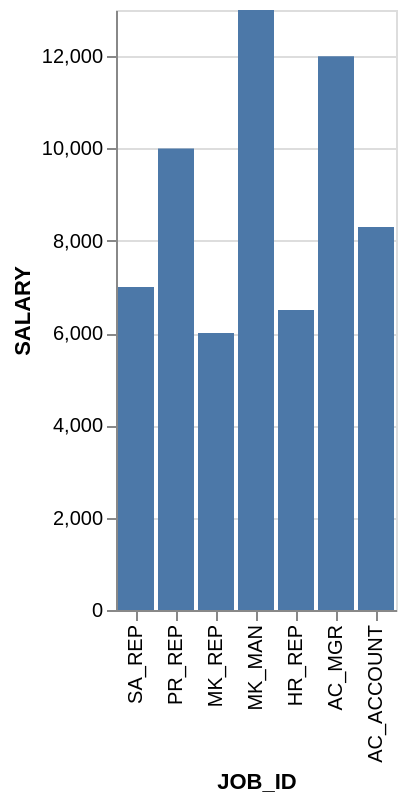

The Vega-Lite source for this figure:
### Vega-Lite specification from a JSON file in a GitHub repository (floating-point values rounded to 4 significant figures)
{"data": {"values": [{"x_data": "SA_REP", "y_data": 7000}, {"x_data": "PR_REP", "y_data": 10000}, {"x_data": "MK_REP", "y_data": 6000}, {"x_data": "MK_MAN", "y_data": 13000}, {"x_data": "HR_REP", "y_data": 6500}, {"x_data": "AC_MGR", "y_data": 12000}, {"x_data": "AC_ACCOUNT", "y_data": 8300}]}, "mark": "bar", "encoding": {"x": {"field": "x_data", "type": "nominal", "title": "JOB_ID", "sort": "descending"}, "y": {"field": "y_data", "type": "quantitative", "title": "SALARY"}}}
